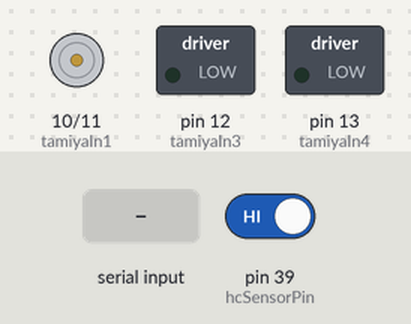
This sketch was run on a simulated Arduino Mega 2560, built with avr-gcc and run on an emulated ATmega2560. On the bench: motor-driver pin pairs drawn as motors (green arrow = first pin HIGH = forward, orange = second pin HIGH = backward, longer = more drive, scaled by the enable pin), switched loads named in the sketch (green lamp = pin HIGH). The test bench sets the inputs (shaded band); at power-on: pin 39 (hcSensorPin) HIGH. What the sketch prints to the serial monitor is not drawn.

Above: at 0.9 s.
1.0 s: "s" received over Serial
At 2.2 s:
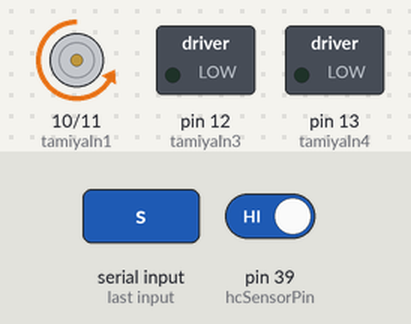
2.5 s: pin 39 (hcSensorPin) driven LOW
At 3.2 s:
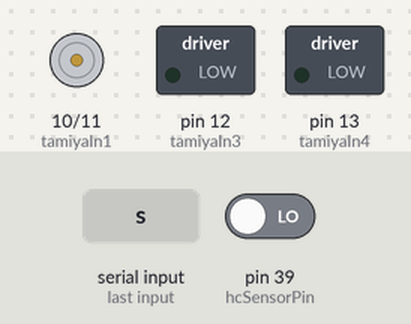
Timing chart, 0 to 5.5 s (numbered marks = the images above; inputs shaded):
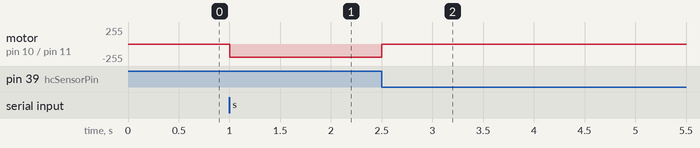

Measured:
- after the input at 1.0 s, motor on pin 10 (tamiyaIn1) / pin 11 (tamiyaIn2): stopped → backward 200/255 at once
- after the input at 2.5 s, motor on pin 10 (tamiyaIn1) / pin 11 (tamiyaIn2): backward 200/255 → stopped at once

The sketch:

Transfer_homing_System.ino
```cpp
// 1. 상태 정의
enum SystemState { MOVE_LEFT, LINEAR_FWD, TAMIYA_DOWN_2, TAMIYA_DOWN_HOME };
SystemState currentStep = MOVE_LEFT;

// 2. 핀 설정
const int ena = 9;
const int tamiyaIn1 = 10;
const int tamiyaIn2 = 11;
const int tamiyaIn3 = 12;
const int tamiyaIn4 = 13;
const int hcSensorPin = 39; // HC 모듈 연결 핀

void setup() {
  Serial.begin(115200);

  pinMode(ena, OUTPUT);
  pinMode(tamiyaIn1, OUTPUT);
  pinMode(tamiyaIn2, OUTPUT);
  pinMode(tamiyaIn3, OUTPUT);
  pinMode(tamiyaIn4, OUTPUT);
  pinMode(hcSensorPin, INPUT_PULLUP); // 센서 핀 설정

  analogWrite(ena, 200);

  // 시리얼 모니터 입력 대기
  Serial.println("시스템 대기 중... 시작하려면 's'를 입력하세요.");
  while (true) {
    if (Serial.available() > 0) {
      char cmd = Serial.read();
      if (cmd == 's' || cmd == 'S') {
        Serial.println("시스템 시작!");
        break;
      }
    }
  }
}

// 하강하며 원점 찾기 함수
void runDownUntilHome() {
  Serial.println("하강 시작 (원점 찾는 중)...");
  digitalWrite(tamiyaIn1, LOW);
  digitalWrite(tamiyaIn2, HIGH);

  // 센서가 LOW가 될 때까지 반복
  while (digitalRead(hcSensorPin) == HIGH) {
    // 센서 감지 대기
  }

  stopAllMotors();
  Serial.println("원점(HC모듈) 감지 완료! 하강 정지.");
}

void stopAllMotors() {
  digitalWrite(tamiyaIn1, LOW); digitalWrite(tamiyaIn2, LOW);
  digitalWrite(tamiyaIn3, LOW); digitalWrite(tamiyaIn4, LOW);
}

void loop() {
  switch (currentStep) {
    case MOVE_LEFT:
      // MOVE_LEFT 동작 로직 구현
      currentStep = LINEAR_FWD; // 다음 단계로
      break;

    case LINEAR_FWD:
      // LINEAR_FWD 동작 로직 구현
      currentStep = TAMIYA_DOWN_2;
      break;

    case TAMIYA_DOWN_2:
      // 하강 명령 수행
      runDownUntilHome();
      currentStep = TAMIYA_DOWN_HOME; // 완료 후 다음 상태로
      break;

    case TAMIYA_DOWN_HOME:
      // 이후 동작 로직
      break;
  }
}
```
